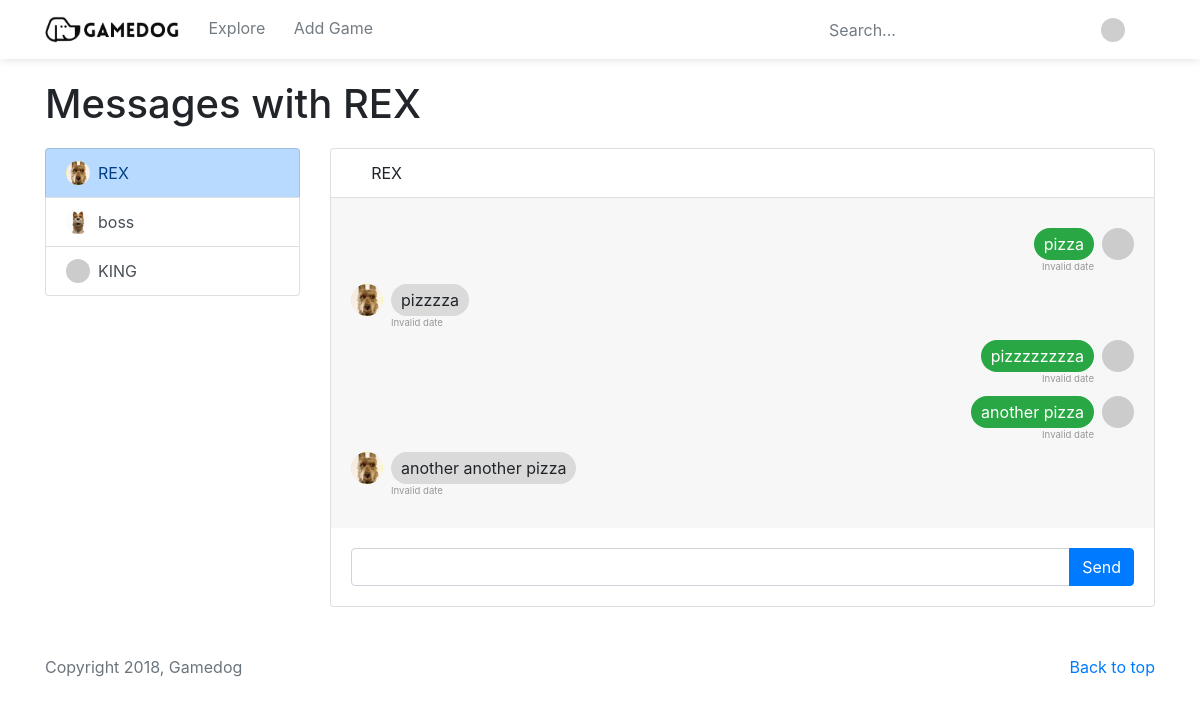
/inbox/from/REX (signed in), run on the app's committed database.
### app/models.py (models this page shows, shortened)
class SearchableMixin(object):
    @classmethod
    def before_commit(cls, session):
        if not hasattr(session, '_changes'):
           session._changes = { 'add':[], 'update':[], 'delete':[] }
        session._changes['add'] += [obj for obj in session.new if isinstance(obj, cls)]
        session._changes['update'] += [obj for obj in session.dirty if isinstance(obj, cls)]
        session._changes['delete'] += [obj for obj in session.deleted if isinstance(obj, cls)]
    @classmethod
    def after_commit(cls, session):
        for obj in session._changes['add']:
            if isinstance(obj, cls):
                add_to_index(cls.__tablename__, obj)
                session._changes['add'].remove(obj)
        for obj in session._changes['update']:
            if isinstance(obj, cls):
                add_to_index(cls.__tablename__, obj)
                session._changes['update'].remove(obj)
        for obj in session._changes['delete']:
            if isinstance(obj, cls):
                remove_from_index(cls.__tablename__, obj)
                session._changes['delete'].remove(obj)

class User(SearchableMixin, UserMixin, db.Model): # usermixin?
    id = db.Column(db.Integer, primary_key=True)
    username = db.Column(db.String(64), index=True, unique=True)
    email = db.Column(db.String(120), index=True, unique=True)
    password_hash = db.Column(db.String(128))
    introduction = db.Column(db.String(128))
    avatar = db.Column(db.String(128))
    admin = db.Column(db.Boolean)
    posts = db.relationship('Post', backref='author', lazy='dynamic')
    comments = db.relationship('Comment', backref='author', lazy='dynamic')
    followed = db.relationship('User', secondary=follows,
            primaryjoin=(follows.c.follower_id == id),
            secondaryjoin=(follows.c.followed_id == id),
            backref=db.backref('followers', lazy='dynamic'), lazy='dynamic')
    sent_messages = db.relationship('Inbox', backref='author', lazy='dynamic', foreign_keys="[Inbox.sender_id]")
    received_messages = db.relationship('Inbox', backref='receiver', lazy='dynamic', foreign_keys="[Inbox.receiver_id]")
    __searchable__ = ['username']
    def get_avatar(self, size):
        if self.avatar:
            return '/img/' + self.avatar
        digest = md5(self.email.lower().encode('utf-8')).hexdigest()
        return 'https://www.gravatar.com/avatar/{}?d=retro&s={}'.format(
                digest, size)

class Inbox(db.Model):
    id = db.Column(db.Integer, primary_key=True)
    body = db.Column(db.String(140))
    timestamp = db.Column(db.DateTime, index=True, default=datetime.now)
    read = db.Column(db.Boolean)
    sender_id = db.Column(db.Integer, db.ForeignKey('user.id'))
    receiver_id = db.Column(db.Integer, db.ForeignKey('user.id'))

### app/routes.py (the view, shortened to what this page needs)
@app.route('/inbox/from/<username>', methods=['GET','POST'])
@login_required
def inbox_to(username):
    form = SendMessageForm()
    users = User.query.all()
    user = User.query.filter_by(username=username).first_or_404()
    Inbox.query.filter(and_(Inbox.sender_id==user.id, Inbox.receiver_id==current_user.id)).update({Inbox.read: True})
    db.session.commit()
    unread = Inbox.query.filter(and_(Inbox.read==False, Inbox.receiver_id==current_user.id)).order_by(Inbox.timestamp.asc())
    unread = [m for m in unread] # query to list
    messages = Inbox.query.filter(or_(and_(Inbox.sender_id==current_user.id, Inbox.receiver_id==user.id), and_(Inbox.sender_id==user.id, Inbox.receiver_id==current_user.id))).order_by(Inbox.timestamp.asc())
    return render_template('inbox_to.html', title='Messages with ' + username, users=users, user=user, form=form, all_messages=unread, messages=messages)

### app/forms.py
class SearchForm(FlaskForm):
    q = StringField('search', validators=[DataRequired()])
    def __init__(self, *args, **kwargs):
        if 'formdata' not in kwargs:
            kwargs['formdata'] = request.args
        if 'csrf_enabled' not in kwargs:
            kwargs['csrf_enabled'] = False
        super(SearchForm, self).__init__(*args, **kwargs)

class SendMessageForm(FlaskForm):
    receiver = StringField('To', validators=[DataRequired()])
    body = StringField('Body', validators=[DataRequired(), Length(min=1,max=140)])
    submit = SubmitField('Submit')

### app/models.py (called while the page is built)
@login.user_loader
def load_user(id):
    return User.query.get(int(id))

### app/routes.py (called while the page is built)
@app.before_request
def before_request():
    if current_user.is_authenticated:
        g.search_form = SearchForm()

### app/templates/inbox_to.html (shortened to what this page needs)
{% extends "base.html" %}
{% block content %}
	<h1>{{ title }}</h1>
	<form action method="post">
		<div class="row">
			<div class="col-sm-3">
				<div class="list-group">
					{% for _user in users %}
						{% if _user != current_user %}
							{% set unread_cnt = all_messages|selectattr("sender_id", "eq", _user.id)|list|length %}
							<a href={{ url_for('inbox_to', username=_user.username) }} class="list-group-item list-group-item-action {{ 'list-group-item-primary' if _user.username == user.username else '' }} d-flex justify-content-between align-items-center">
								<span><img class="avatar mr-2" src="{{ _user.get_avatar(24) }}" width=24 height=24>{{ _user.username }}</span>
							</a>
						{% endif %}
					{% endfor %}
				</div>
			</div>
			<div class="col-sm-9">
				<div class="card">
					<ul class="list-group list-group-flush">
						<li class="list-group-item"><i class="fa fa-envelope"></i> {{ user.username }}</li>
					</ul>
					<div class="card-body" style="background: #f7f7f7">
						{% for msg in messages %}
							<div class="bubble bubble-{{ 'sent' if msg.sender_id == current_user.id else 'received' }}">
								<div class="bubble-wrapper">
									<div class="bubble-body">{{msg.body}}</div>
									<span class="format-date">{{msg.timestamp}}</span>
								</div>
								<img class="avatar" src="{{ msg.author.get_avatar(32) }}" width=32 height=32>
							</div>
						{% endfor %}
					</div>
					<div class="card-body">
						<div class="input-group">
							{{ form.body(type="text", class="form-control", rows="1", autocomplete="off") }}
							<div class="input-group-append">{{ form.submit(class="btn btn-primary", value="Send") }}</div>
						</div>
					</div>
				</div>
			</div>
		</div>
	</form>
{% endblock %}

### data on the page
User: get_avatar (picture), username "REX"
User: get_avatar (picture), username "boss"
User: username "KING"
Inbox: body "pizza"
Inbox: body "pizzzza", author.get_avatar (picture)
Inbox: body "pizzzzzzzza"
Inbox: body "another pizza"
Inbox: body "another another pizza", author.get_avatar (picture)

### other printed values
{{ title }} "Messages with REX"
